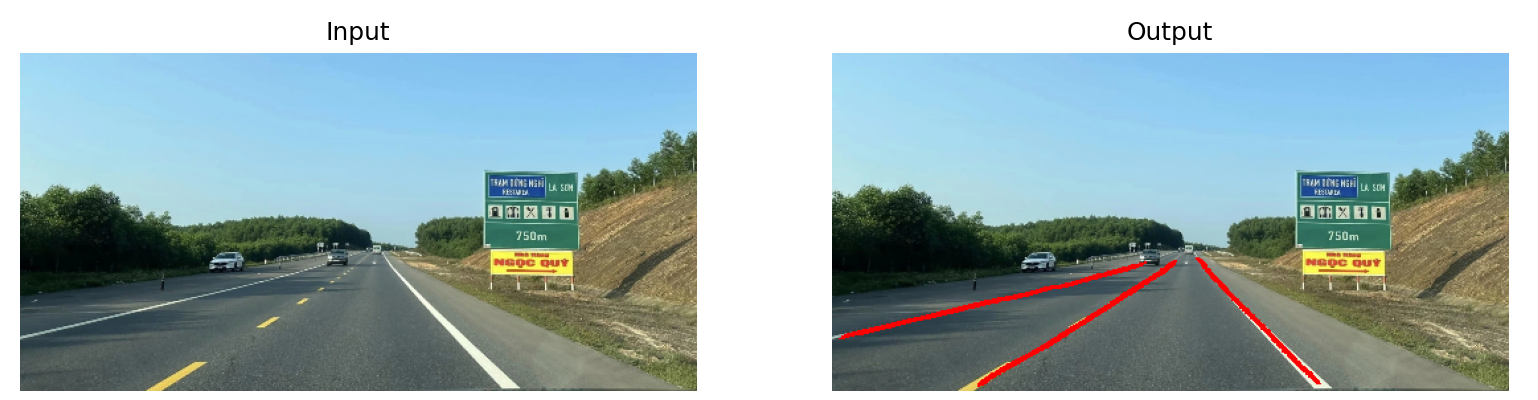

The Python source for this figure:
import cv2
import numpy as np
import matplotlib.pyplot as plt
import torch
from lane_detector import ENet

# Load the pre-trained model
model_path = '/home/loipham/INTERN/kaggle/models/ENET_epoch_20.pth' 
enet_model = ENet(2, 4)  # Assuming you used the same model architecture

# Load the trained model's weights
enet_model.load_state_dict(torch.load(model_path, map_location=torch.device('cpu')))
enet_model.eval()  

# Define a function to process and visualize the output
def process_and_visualize(input_image_path):
    # Load ảnh bằng OpenCV (định dạng BGR)
    input_image_bgr = cv2.imread(input_image_path)
    # Resize ảnh về kích thước input của model
    input_image_resized_bgr = cv2.resize(input_image_bgr, (512, 256))

    # Chuyển đổi từ BGR (OpenCV) sang RGB (Matplotlib) để màu sắc hiển thị đúng
    # Đây là ảnh gốc sẽ được hiển thị bên trái
    input_image_rgb = cv2.cvtColor(input_image_resized_bgr, cv2.COLOR_BGR2RGB)

    # Chuẩn bị ảnh cho model (chuyển sang ảnh xám)
    input_image_gray = cv2.cvtColor(input_image_resized_bgr, cv2.COLOR_BGR2GRAY)
    input_image_gray = input_image_gray[..., None]
    input_tensor = torch.from_numpy(input_image_gray).float().permute(2, 0, 1)

    # Đưa ảnh qua model
    with torch.no_grad():
        binary_logits, instance_logits = enet_model(input_tensor.unsqueeze(0))

    # Lấy kết quả binary segmentation mask
    binary_seg = torch.argmax(binary_logits, dim=1).squeeze().numpy().astype(np.uint8)

    # Tạo ảnh overlay
    # Tạo một bản sao của ảnh màu để vẽ lên
    overlay_image = input_image_rgb.copy()
    # Dùng mask để tìm các pixel của làn đường và tô màu đỏ đậm [255, 0, 0]
    overlay_image[binary_seg == 1] = [255, 0, 0] # Tô màu đỏ

    # Hiển thị kết quả
    plt.figure(figsize=(15, 6))

    # Plot ảnh gốc
    plt.subplot(1, 2, 1)
    plt.imshow(input_image_rgb)
    plt.title('Input')
    plt.axis('off')

    # Plot ảnh đã tô màu làn đường
    plt.subplot(1, 2, 2)
    plt.imshow(overlay_image)
    plt.title('Output')
    plt.axis('off')

# Replace 'input_image.jpg' with the path to your test image
input_image_path = '/home/loipham/INTERN/road2.jpg'
process_and_visualize(input_image_path)

plt.show()
